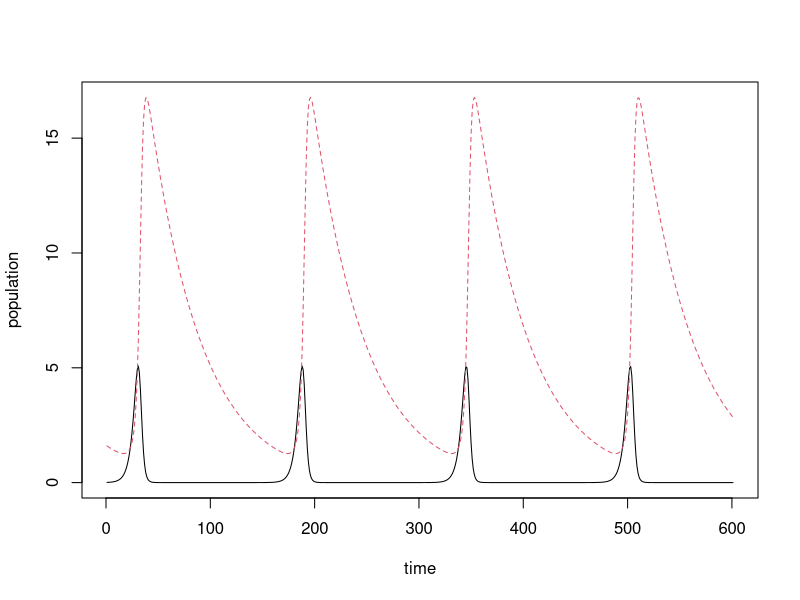
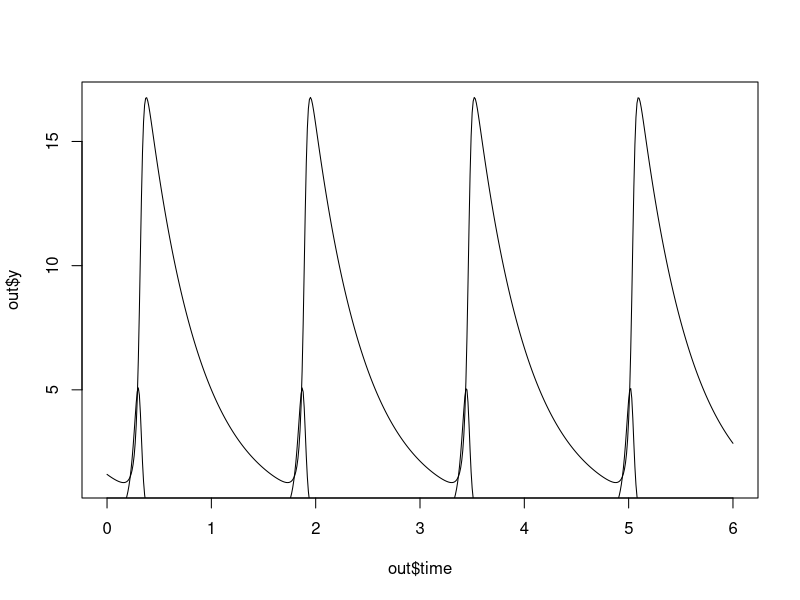

R code for these plots, in order: (Note: this script raises an error after producing the figures.)
## ---- chunk 1
library(deSolve)

LotVmod <- function (Time, State, Pars) {
    with(as.list(c(State, Pars)), {
        dx = x*(alpha - beta*y)
        dy = -y*(gamma - delta*x)
        return(list(c(dx, dy)))
    })
}

Pars <- c(alpha = 30, beta = 5, gamma = 2, delta = 6)
State <- c(x = 8.792889e-3, y = 1.595545)
Time <- seq(0, 6, by = 0.01)

out <- as.data.frame(ode(func = LotVmod, y = State, parms = Pars, times = Time))

matplot(out[,-1], type = "l", xlab = "time", ylab = "population")
out
ss<-sum(residuals(out)^2)
ss

x<-out$x[seq(1,length(out$x),20)]
y<-out$y[seq(1,length(out$y),20)]
t<-out$time[seq(1,length(out$time),20)]
y
x
data1<-data.frame(a<-out$time[seq(1,length(out$time),20)],
                  b<-out$x[seq(1,length(out$x),20)],
                  c<-out$y[seq(1,length(out$y),20)])
data1
set.seed(12)
random<-runif(20)

set.seed(13)
random1<-runif(20)
data2<-data.frame(a<-out$time[seq(1,length(out$time),20)],
                  b<-((random*2-1)*(0.1*x)),
                  c<-((random1*2-1)*(0.1*y)))
data2
data3<-data2
colnames(data3)<-colnames(data1)
sim<-rbind(data1,data3)
sim
plot(out$y~out$time, type = "l")
points(out$x~out$time, type = "l", add = TRUE)
## ---- chunk 2
set.seed(1)
random<-runif(20)
random
## ---- chunk 3
library(deSolve)

LotVmod <- function (Time, State, Pars) {
    with(as.list(c(State, Pars)), {
        dx = x*(alpha - beta*y)
        dy = -y*(gamma - delta*x)
        return(list(c(dx, dy)))
    })
}

Pars <- c(alpha = 30, beta = 5, gamma = 2, delta = 6)
State <- c(x = 8.792889e-3, y = 1.595545)
Time <- seq(0, 6, by = 0.01)

out <- as.data.frame(ode(func = LotVmod, y = State, parms = Pars, times = Time))

x<-out$x[seq(1,length(out$x),20)]
y<-out$y[seq(1,length(out$y),20)]
y
x
data1<-data.frame(a<-out$x[seq(1,length(out$x),20)],
                 b<-out$y[seq(1,length(out$y),20)])
data1
data2<-data.frame(a<-((runif(20)*2-1)*0.1*x),
                  b<-((runif(20)*2-1)*0.1*y))
data2
data3<-data2
colnames(data3)<-colnames(data1)
sim<-rbind(data1,data3)
sim

library(deSolve)
determine_sse <- function(p1,p2,p3,p4,p5,p6) {
  Pars <- c(p1,p2,p3,p4)
State <- c(p5,p6)
Time <- seq(0, 6, by = .01)
LotVmod <- function (Time, State, Pars) {
    with(as.list(c(State, Pars)), {
        dx = p5*(p1 - p2*p6)
        dy = -p6*(p3 - p4*p5)
        return(list(c(dx, dy)))
    })
}
  out1 <- as.data.frame(ode(func = LotVmod, y = State, parms = Pars, times = Time))
  x1<-out1$x[seq(1,length(out1$x),20)]
  y1<-out1$y[seq(1,length(out1$y),20)]
  data4<-data.frame(c<-out1$x[seq(1,length(out1$x),20)],
                    d<-out1$y[seq(1,length(out1$y),20)])
  data5<-data.frame(c<-((runif(20)*2-1)*0.1*x1),
                    d<-((runif(20)*2-1)*0.1*y1))
  data6<-data5
  colnames(data6)<-colnames(data4)
  sim2<-rbind(data4,data6)
  sse<-sum((fitted(sim)-sim$a)^2)
  return(sse)
}
sse
matplot(data,pch = 1)
matplot(out[,-1], type = "l", xlab = "time", ylab = "population", add = TRUE)
determine_sse(p1=30,p2=5,p3=2,p4=6,p5=8.792889e-3,p6=1.595545)
#get function working
#give user opportunity to use sse function, put in individual parameters, let them see quality of fit
## ---- chunk 4
S <- 2
alpha <- .01
r <- runif(S)*2
a <- matrix(rnorm(S^2, m=alpha, sd=alpha/10), nrow=S, ncol=S)
parms <- list(r,a)
t=seq(0,40, by=.1)
N0 <- runif(S)/(S*alpha)
library(deSolve)
lvout <- ode(N0, t, lvcompg, parms)
matplot(t, lvout[,-1], type = "l", ylab="N", log='y')
## ---- chunk 5
library(reshape2) # library for reshaping data (tall-narrow <-> short-wide)
library(deSolve) # library for solving differential equations
library(minpack.lm) # library for least squares fit using levenberg-marquart algorithm

library(deSolve)

LotVmod <- function (Time, State, Pars) {
    with(as.list(c(State, Pars)), {
        dx = x*(alpha - beta*y)
        dy = -y*(gamma - delta*x)
        return(list(c(dx, dy)))
    })
}

Pars <- c(alpha = 30, beta = 5, gamma = 2, delta = 6)
State <- c(x = 8.792889e-3, y = 1.595545)
Time <- seq(0, 6, by = 0.01)

out <- as.data.frame(ode(func = LotVmod, y = State, parms = Pars, times = Time))

matplot(out[,-1], type = "l", xlab = "time", ylab = "population")
out

LotVmod <- function (Time, State, Pars) {
    with(as.list(c(State, Pars)), {
        dx = x*(alpha - beta*y)
        dy = -y*(gamma - delta*x)
        return(list(c(dx, dy)))
    })
}

Pars <- c(alpha = 30, beta = 5, gamma = 2, delta = 6)
State <- c(x = 8.792889e-3, y = 1.595545)
Time <- out$time

out1 <- as.data.frame(ode(func = LotVmod, y = State, parms = Pars, times = Time))

ssq = function(parms){
  State
  Time = c(seq(0,6,by=0.01),out$time)
  Time = sort(unique(Time))
  Pars
  out2 = ode(y=State,times=Time,func=LotVmod,parms=Pars)
  outdf=data.frame(out1)
  outdf=outdf[outdf$time %in% out$time,]
  preddf=melt(outdf,id.var="time",variable.name="species",value.name="density")
  expdf=melt(outdf,id.var="time",variable.name="species",value.name="density")
  ssqres=preddf$density-expdf$density
  return(ssqres)
}

parms = c(alpha = 30, beta = 6, gamma = 2, delta = 6)
fival = nls.lm(par = parms, fn = ssq)

fival
## ---- chunk 6
library(deSolve)

LotVmod <- function (Time, State, Pars) {
    with(as.list(c(State, Pars)), {
        dx = x*(alpha - beta*y)
        dy = -y*(gamma - delta*x)
        return(list(c(dx, dy)))
    })
}

Pars <- c(alpha = 30, beta = 5, gamma = 2, delta = 6)
State <- c(x = 8.792889e-3, y = 1.595545)
Time <- seq(0, 6, by = 0.01)

out <- as.data.frame(ode(func = LotVmod, y = State, parms = Pars, times = Time))
out

matplot(out[,-1], type = "l", xlab = "time", ylab = "population")

x<-out$x[seq(1,length(out$x),20)]
y<-out$y[seq(1,length(out$y),20)]
t<-out$time[seq(1,length(out$time),20)]

data1<-data.frame(b<-out$x[seq(1,length(out$x),20)],
                  c<-out$y[seq(1,length(out$y),20)])
data1
set.seed(12)
random<-runif(20)

set.seed(13)
random1<-runif(20)
data2<-data.frame(b<-((random*2-1)*(0.1*x)),
                  c<-((random1*2-1)*(0.1*y)))
data2
data3<-data2
colnames(data3)<-colnames(data1)
sim<-rbind(data1,data3)
sim
sim[,2]

nominalcorrupteddata<-sum(data1,data2)
nominalcorrupteddata

ssq = function(p){
  #Time = c(seq(0,6,by=0.01))
  #Time = sort(unique(Time))
  #Pars1
  outuser = ode(y=State,times=Time,func=LotVmod,parms=p)
  x1user<-outuser$x[seq(1,length(outuser$x),20)]
  y1user<-outuser$y[seq(1,length(outuser$y),20)]
  
  xerrors<-(nominalcorrupteddata[,1]-x1user)^2
  yerrors<-(nominalcorrupteddata[,2]-y1user)^2
  
  sum(xerrors)+sum(yerrors)

  #outdf=data.frame(sim1)
  #preddf=melt(outdf,id.var="sim1$d....out1.time.seq.1..length.out1.time...20..,variable".name="species",value.name="density")
  #expdf=melt(sim,id.var=sim$a....out.time.seq.1..length.out.time...20..,variable.name="species",value.name="density")
  #ssqres=preddf$density-expdf$density
  #ssqres=1
  return(xerrors+yerrors)
}

ssq(c(1,1,1,1,1,1))
#fitval = nls.lm(par = Pars1, fn = ssq)

#fitval
## ---- chunk 7
library(deSolve)

LotVmod <- function (Time, State, Pars) {
    with(as.list(c(State, Pars)), {
        dx = x*(alpha - beta*y)
        dy = -y*(gamma - delta*x)
        return(list(c(dx, dy)))
    })
}

Pars <- c(alpha = 30, beta = 5, gamma = 2, delta = 6)
State <- c(x = 8.792889e-3, y = 1.595545)
Time <- seq(0, 6, by = 0.01)

out <- as.data.frame(ode(func = LotVmod, y = State, parms = Pars, times = Time))

x<-out$x[seq(1,length(out$x),20)]
y<-out$y[seq(1,length(out$y),20)]

data1<-data.frame(b<-out$x[seq(1,length(out$x),20)],
                  c<-out$y[seq(1,length(out$y),20)])
data1

set.seed(13)
random<-runif(20)

set.seed(14)
random1<-runif(20)
data2<-data.frame(b<-((random*2-1)*(0.1*x)),
                  c<-((random1*2-1)*(0.1*y)))
data2
nominalcorrupteddata1<-data.frame(data1+data2)
nominalcorrupteddata1

Pars1 <- c(alpha = 35, beta = 6, gamma = 3, delta = 8)
State1 <- c(x = 8.792889e-3, y = 1.595545)
Time1 <- seq(0, 6, by = 0.01)

outuser<- as.data.frame(ode(func = LotVmod, y = State1, parms = Pars1, times = Time1))

x1user<-outuser$x[seq(1,length(outuser$x),20)]
y1user<-outuser$y[seq(1,length(outuser$y),20)]

data3<-data.frame(d<-x1user,
                  e<-y1user)

data3

xerrors<-(nominalcorrupteddata1[,1]-data3$d....x1user)^2
yerrors<-(nominalcorrupteddata1[,2]-data3$e....y1user)^2

sum(xerrors,yerrors)
## ---- chunk 8
library(deSolve)

LotVmod <- function (Time, State, Pars) {
    with(as.list(c(State, Pars)), {
        dx = p5*(p1 - p2*p6)
        dy = -p6*(p3 - p4*p5)
        return(list(c(dx, dy)))
    })
}

Pars <- c(p1 = 30, p2 = 5, p3 = 2, p4 = 6)
State <- c(p5 = 8.792889e-3, p6 = 1.595545)
Time <- seq(0, 6, by = 0.01)

out <- as.data.frame(ode(func = LotVmod, y = State, parms = Pars, times = Time))

x<-out$p5[seq(1,length(out$p5),20)]
y<-out$p6[seq(1,length(out$p6),20)]

data1<-data.frame(b<-out$p5[seq(1,length(out$p5),20)],
                  c<-out$p6[seq(1,length(out$p6),20)])
data1

set.seed(13)
random<-runif(20)

set.seed(14)
random1<-runif(20)
data2<-data.frame(b<-((random*2-1)*(0.1*x)),
                  c<-((random1*2-1)*(0.1*y)))
data2
nominalcorrupteddata1<-data.frame(data1+data2)
nominalcorrupteddata1

determine_sse1 = function(p1,p2,p3,p4,p5,p6) {
  Pars3 <- c(p1,p2,p3,p4)
  State3 <- c(p5,p6)
  out3 <- as.data.frame(ode(func = LotVmod, y = State3, parms = Pars3, times = Time))
  return(out3)
}
## ---- chunk 9
library(deSolve)

LotVmod <- function (Time, State, Pars) {
    with(as.list(c(State, Pars)), {
        dx = p5*(p1 - p2*p6)
        dy = -p6*(p3 - p4*p5)
        return(list(c(dx,dy)))
    })
}

Pars <- c(p1 = 30, p2 = 5, p3 = 2, p4 = 6)
State <- c(p5 = 8.792889e-3, p6 = 1.595545)
Time <- seq(0, 6, by = 0.01)

out <- as.data.frame(ode(func = LotVmod, y = State, parms = Pars, times = Time))

x<-out$p5[seq(1,length(out$p5),20)]
y<-out$p6[seq(1,length(out$p6),20)]

data1<-data.frame(b<-out$p5[seq(1,length(out$p5),20)],
                  c<-out$p6[seq(1,length(out$p6),20)])
data1

set.seed(13)
random<-runif(20)

set.seed(14)
random1<-runif(20)
data2<-data.frame(b<-((random*2-1)*(0.1*x)),
                  c<-((random1*2-1)*(0.1*y)))
data2
nominalcorrupteddata1<-data.frame(data1+data2)
nominalcorrupteddata1

determine_sse1 = function(p1,p2,p3,p4,p5,p6) {
  Pars3 <- c(p1,p2,p3,p4)
  State3 <- c(p5,p6)
  LotVmod <- function (Time, State, Pars) {
    with(as.list(c(State, Pars)), {
        dx = p5*(p1 - p2*p6)
        dy = -p6*(p3 - p4*p5)
        return(list(c(dx,dy)))
    })}
  outuser <- as.data.frame(ode(func = LotVmod, y = State3, parms = Pars3, times = Time))
  x2user<-outuser$p5[seq(1,length(outuser$p5),20)]
  y2user<-outuser$p6[seq(1,length(outuser$p6),20)]

  data4<-data.frame(d<-x2user,
                    e<-y2user)
  
  xerrors<-(nominalcorrupteddata1[,1]-data4$d....x2user)^2
  yerrors<-(nominalcorrupteddata1[,2]-data4$e....y2user)^2

  RSS <- sum(xerrors,yerrors)
  return(RSS)
}

determine_sse1(20,5,6,7,7,9)
## ---- chunk 10
library(deSolve)
determine_sse1 = function(p1,p2,p3,p4,p5,p6) {
  Pars3 <- c(p1,p2,p3,p4)
  State3 <- c(p5,p6)
  LotVmod <- function (Time, State, Pars) {
    with(as.list(c(State, Pars)), {
        dx = x*(p1 - p2*y)
        dy = -y*(p3 - p4*x)
        return(list(c(dx,dy)))
    })}
  outuser <- as.data.frame(ode(func = LotVmod, y = State3, parms = Pars3, times = Time))
  return(outuser)
}

LotVmod()

determine_sse1(1,2,3,4,5,6)
## ---- chunk 11

LotVmod <- function (Time, State, Pars) {
    with(as.list(c(State, Pars)), {
        dx = p5*(p1 - p2*p6)
        dy = -p6*(p3 - p4*p5)
        return(list(c(dx,dy)))
    })
}

Pars <- c(p1 = 1, p2 = 2, p3 = 3, p4 = 4)
State <- c(p5 = 5, p6 = 6)
Time <- seq(0, 6, by = 0.01)

out <- as.data.frame(ode(func = LotVmod, y = State, parms = Pars, times = Time))
out
